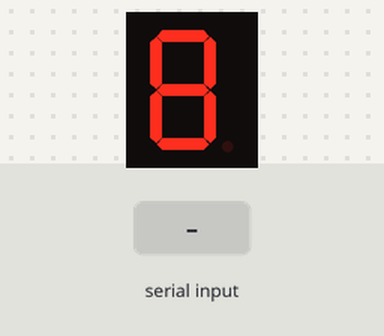
A sketch run on a simulated Arduino Uno, built with avr-gcc and run on an emulated ATmega328P. On the bench: 1-digit seven-segment display. Wiring (inferred from the names in the program): 1-digit 7-segment display, segments lit when LOW: segments pin 8, pin 6, pin 4, pin 2, pin 7, pin 5, pin 3. Inputs (shaded band) come from the test bench. The segment pins are drawn as the display they are named for.

Above: at 1.2 s.
1.3 s: "0" received over Serial
At 1.6 s:
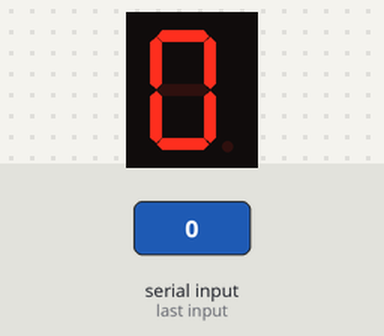
2.8 s: "1" received over Serial
At 4.0 s:
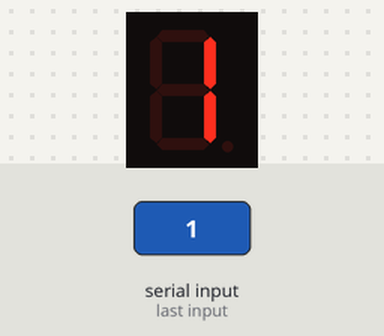
4.3 s: "2" received over Serial
At 5.1 s:
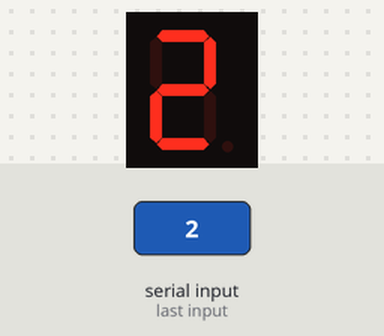
5.8 s: "3" received over Serial
At 6.3 s:
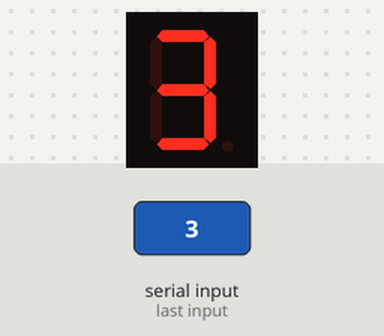
7.3 s: "4" received over Serial
At 8.5 s:
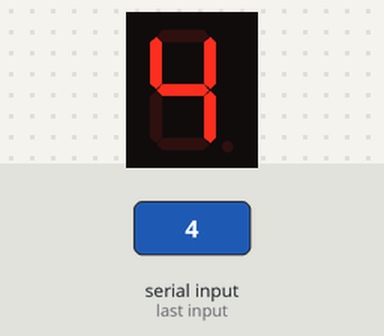
8.8 s: "5" received over Serial
At 9.8 s:
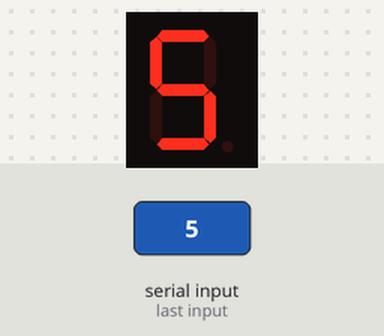
Timing chart, 0 to 11.3 s (numbered marks = the images above; inputs shaded):
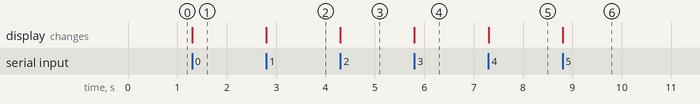

Measured:
- after the input at 1.3 s, the display: changes at once (image 1)
- after the input at 2.8 s, the display: changes at once (image 2)
- after the input at 4.3 s, the display: changes at once (image 3)
- after the input at 5.8 s, the display: changes at once (image 4)
- after the input at 7.3 s, the display: changes at once (image 5)
- after the input at 8.8 s, the display: changes at once (image 6)

The sketch:

display_antigo.pde
```cpp
/*******************************************************************************
                  Constantes

*/
const int pinA = 8;
const int pinB = 6;
const int pinC = 4;
const int pinD = 2;
const int pinE = 7;
const int pinF = 5;
const int pinG = 3;

const int minuto;
const int sec1;
const int sec2;
const int dec1;
const int dec2;

/*******************************************************************************
                  Send0ToDisplay
    Envia 0
*/
void Send0ToDisplay(){
  digitalWrite(pinA, LOW);
  digitalWrite(pinB, LOW);
  digitalWrite(pinC, LOW);
  digitalWrite(pinD, LOW);
  digitalWrite(pinE, LOW);
  digitalWrite(pinF, LOW);
  digitalWrite(pinG, HIGH);
}
/*******************************************************************************
                  Send1ToDisplay
    Envia 1
*/
void Send1ToDisplay(){
  digitalWrite(pinA, HIGH);
  digitalWrite(pinB, LOW);
  digitalWrite(pinC, LOW);
  digitalWrite(pinD, HIGH);
  digitalWrite(pinE, HIGH);
  digitalWrite(pinF, HIGH);
  digitalWrite(pinG, HIGH);
}
/*******************************************************************************
                  Send2ToDisplay
    Envia 2
*/
void Send2ToDisplay(){
  digitalWrite(pinA, LOW);
  digitalWrite(pinB, LOW);
  digitalWrite(pinC, HIGH);
  digitalWrite(pinD, LOW);
  digitalWrite(pinE, LOW);
  digitalWrite(pinF, HIGH);
  digitalWrite(pinG, LOW);
}
/*******************************************************************************
                  Send3ToDisplay
    Envia 3
*/
void Send3ToDisplay(){
  digitalWrite(pinA, LOW);
  digitalWrite(pinB, LOW);
  digitalWrite(pinC, LOW);
  digitalWrite(pinD, LOW);
  digitalWrite(pinE, HIGH);
  digitalWrite(pinF, HIGH);
  digitalWrite(pinG, LOW);
}
/*******************************************************************************
                  Send4ToDisplay
    Envia 4
*/
void Send4ToDisplay(){
  digitalWrite(pinA, HIGH);
  digitalWrite(pinB, LOW);
  digitalWrite(pinC, LOW);
  digitalWrite(pinD, HIGH);
  digitalWrite(pinE, HIGH);
  digitalWrite(pinF, LOW);
  digitalWrite(pinG, LOW);
}
/*******************************************************************************
                  Send5ToDisplay
    Envia 5
*/
void Send5ToDisplay(){
  digitalWrite(pinA, LOW);
  digitalWrite(pinB, HIGH);
  digitalWrite(pinC, LOW);
  digitalWrite(pinD, LOW);
  digitalWrite(pinE, HIGH);
  digitalWrite(pinF, LOW);
  digitalWrite(pinG, LOW);
}
/*******************************************************************************
                  Send6ToDisplay
    Envia 6
*/
void Send6ToDisplay(){
  digitalWrite(pinA, LOW);
  digitalWrite(pinB, HIGH);
  digitalWrite(pinC, LOW);
  digitalWrite(pinD, LOW);
  digitalWrite(pinE, LOW);
  digitalWrite(pinF, LOW);
  digitalWrite(pinG, LOW);
}
/*******************************************************************************
                  Send7ToDisplay
    Envia 7
*/
void Send7ToDisplay(){
  digitalWrite(pinA, LOW);
  digitalWrite(pinB, LOW);
  digitalWrite(pinC, LOW);
  digitalWrite(pinD, HIGH);
  digitalWrite(pinE, HIGH);
  digitalWrite(pinF, HIGH);
  digitalWrite(pinG, HIGH);
}
/*******************************************************************************
                  Send8ToDisplay
    Envia 8
*/
void Send8ToDisplay(){
  digitalWrite(pinA, LOW);
  digitalWrite(pinB, LOW);
  digitalWrite(pinC, LOW);
  digitalWrite(pinD, LOW);
  digitalWrite(pinE, LOW);
  digitalWrite(pinF, LOW);
  digitalWrite(pinG, LOW);
}
/*******************************************************************************
                  Send9ToDi
    Envia 9
*/
void Send9ToDisplay(){
  digitalWrite(pinA, LOW);
  digitalWrite(pinB, LOW);
  digitalWrite(pinC, LOW);
  digitalWrite(pinD, LOW);
  digitalWrite(pinE, HIGH);
  digitalWrite(pinF, LOW);
  digitalWrite(pinG, LOW);
}


/*******************************************************************************
                  SendNumberToDisplay
    Envia um número para o display
*/
void SendNumberToDisplay(char number){
  switch (number){
    case '0' : Send0ToDisplay();
               break;
    case '1' : Send1ToDisplay();
               break;
    case '2' : Send2ToDisplay();
               break;
    case '3' : Send3ToDisplay();
               break;
    case '4' : Send4ToDisplay();
               break;
    case '5' : Send5ToDisplay();
               break;
    case '6' : Send6ToDisplay();
               break;
    case '7' : Send7ToDisplay();
               break;
    case '8' : Send8ToDisplay();
               break;
    case '9' : Send9ToDisplay();
               break;
  }
}

/*******************************************************************************
                  ReadSerial
    Fica esperando chegar um byte da serial e retorna esse byte
*/
char ReadSerial(){
  int inByte = -1;
  /////////////////////////////////////////////////////////////////////////////
  // Serial está disponível, fica esperando chegar byte
  while (inByte < 0) {
    inByte = Serial.read();
  }
  return (char)inByte;
}
/*******************************************************************************
                  SETUP
*/
void setup() {
  // Inicializa Pinos In/Out
  pinMode(pinA, OUTPUT);
  pinMode(pinB, OUTPUT);
  pinMode(pinC, OUTPUT);
  pinMode(pinD, OUTPUT);
  pinMode(pinE, OUTPUT);
  pinMode(pinF, OUTPUT);
  pinMode(pinG, OUTPUT);
  // start serial port at 9600 bps:
  Serial.begin(9600);
}

/*******************************************************************************
                  LOOP
*/
void loop() {
  char numb;
  while (true){
    numb = ReadSerial();
    SendNumberToDisplay(numb);
  }
}
```
